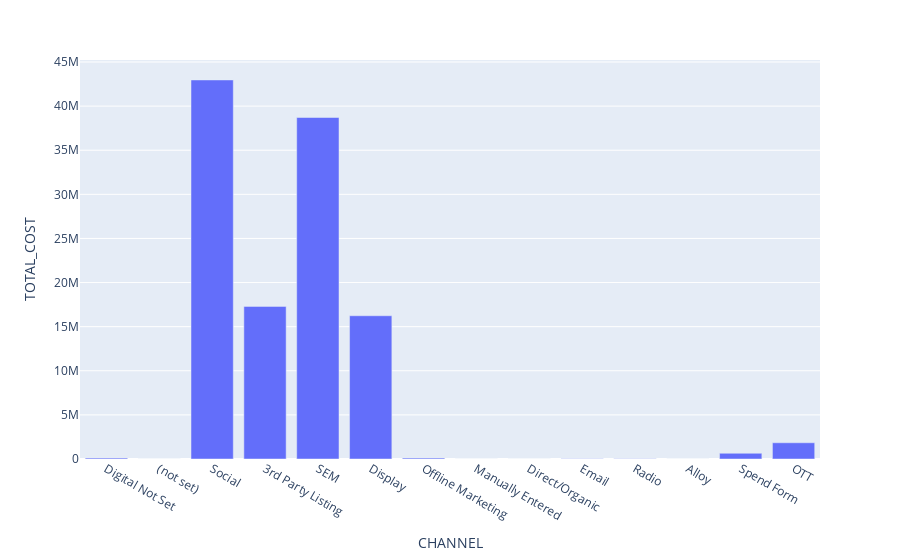

The notebook cell saved with this chart:
### Markdown cell above
Additionally, if we convert our Snowpark DataFrames to Pandas, we have the ability to create graphs and visualizations using any standard Python plotting library.

Here we are using the ```plotly.express``` library to create a bar chart of total cost per channel.

### Code cell
df=snow_df_spend_per_channel.to_pandas()
fig=px.bar(df, x="CHANNEL", y="TOTAL_COST")
fig.show()

### Figure 1 — Plotly figure (JSON) as saved in the notebook; plotly's stock layout.template omitted (floating-point values rounded to 4 significant figures)
{"data": [{"alignmentgroup": "True", "hovertemplate": "CHANNEL=%{x}<br>TOTAL_COST=%{y}<extra></extra>", "legendgroup": "", "marker": {"color": "#636efa", "pattern": {"shape": ""}}, "name": "", "offsetgroup": "", "orientation": "v", "showlegend": false, "textposition": "auto", "type": "bar", "x": ["Digital Not Set", "(not set)", "Social", "3rd Party Listing", "SEM", "Display", "Offline Marketing", "Manually Entered", "Direct/Organic", "Email", "Radio", "Alloy", "Spend Form", "OTT"], "xaxis": "x", "y": [105968, 0, 42966080, 17298512, 38708512, 16236784, 106176, 0, 0, 20816, 38752, 0, 649120, 1840112], "yaxis": "y"}], "layout": {"barmode": "relative", "legend": {"tracegroupgap": 0}, "margin": {"t": 60}, "xaxis": {"anchor": "y", "domain": [0, 1], "title": {"text": "CHANNEL"}}, "yaxis": {"anchor": "x", "domain": [0, 1], "title": {"text": "TOTAL_COST"}}}}
